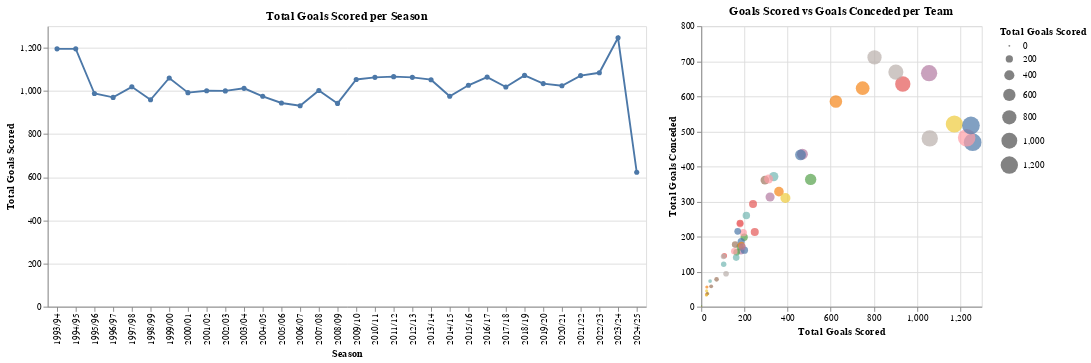

Notebook code for this chart:
### Markdown cell above
### Line Chart (Goals per Season): This chart was chosen to visualize trends in goal-scoring across seasons, helping to identify increases or declines over time.

### Scatter Plot (Goals Scored vs. Goals Conceded): A scatter plot effectively shows the relationship between goals scored and conceded, helping identify teams with strong offensive or defensive performances.

### Code cell
plot_goals_per_season() | plot_goals_scored_vs_conceded()

### Figure 1 — Vega-Lite specification as saved in the notebook (floating-point values rounded to 4 significant figures)
{"config": {"view": {"continuousWidth": 300, "continuousHeight": 300}}, "hconcat": [{"data": {"name": "data-bd4cc9590db39cf5c52c2b6abfa950e4"}, "mark": {"type": "line", "point": true}, "encoding": {"tooltip": [{"field": "Season", "type": "nominal"}, {"field": "Total Goals", "type": "quantitative"}], "x": {"field": "Season", "title": "Season", "type": "ordinal"}, "y": {"field": "Total Goals", "title": "Total Goals Scored", "type": "quantitative"}}, "name": "view_1", "title": "Total Goals Scored per Season"}, {"data": {"name": "data-ef078c6a3b55eb007ffedcbb579e4c16"}, "mark": {"type": "circle", "size": 80}, "encoding": {"color": {"field": "HomeTeam", "legend": null, "type": "nominal"}, "size": {"field": "Total Goals Scored", "type": "quantitative"}, "tooltip": [{"field": "HomeTeam", "type": "nominal"}, {"field": "Total Goals Scored", "type": "quantitative"}, {"field": "Total Goals Conceded", "type": "quantitative"}], "x": {"field": "Total Goals Scored", "title": "Total Goals Scored", "type": "quantitative"}, "y": {"field": "Total Goals Conceded", "title": "Total Goals Conceded", "type": "quantitative"}}, "name": "view_2", "title": "Goals Scored vs Goals Conceded per Team"}], "params": [{"name": "param_2", "select": {"type": "interval", "encodings": ["x", "y"]}, "bind": "scales", "views": ["view_1"]}, {"name": "param_3", "select": {"type": "interval", "encodings": ["x", "y"]}, "bind": "scales", "views": ["view_2"]}], "$schema": "https://vega.github.io/schema/vega-lite/v5.20.1.json", "datasets": {"data-bd4cc9590db39cf5c52c2b6abfa950e4": [{"Season": "2011/12", "Total Goals": 1066}, {"Season": "2021/22", "Total Goals": 1071}, {"Season": "2018/19", "Total Goals": 1072}, {"Season": "1998/99", "Total Goals": 959}, {"Season": "2017/18", "Total Goals": 1018}, {"Season": "2023/24", "Total Goals": 1246}, {"Season": "2000/01", "Total Goals": 992}, {"Season": "2009/10", "Total Goals": 1053}, {"Season": "2013/14", "Total Goals": 1052}, {"Season": "1996/97", "Total Goals": 970}, {"Season": "2002/03", "Total Goals": 1000}, {"Season": "2008/09", "Total Goals": 942}, {"Season": "2019/20", "Total Goals": 1034}, {"Season": "2006/07", "Total Goals": 931}, {"Season": "2015/16", "Total Goals": 1026}, {"Season": "2004/05", "Total Goals": 975}, {"Season": "2020/21", "Total Goals": 1024}, {"Season": "2024/25", "Total Goals": 623}, {"Season": "1994/95", "Total Goals": 1195}, {"Season": "2003/04", "Total Goals": 1012}, {"Season": "2005/06", "Total Goals": 944}, {"Season": "1993/94", "Total Goals": 1195}, {"Season": "2016/17", "Total Goals": 1064}, {"Season": "2012/13", "Total Goals": 1063}, {"Season": "1999/00", "Total Goals": 1060}, {"Season": "2014/15", "Total Goals": 975}, {"Season": "1995/96", "Total Goals": 988}, {"Season": "2007/08", "Total Goals": 1002}, {"Season": "2010/11", "Total Goals": 1063}, {"Season": "2001/02", "Total Goals": 1001}, {"Season": "1997/98", "Total Goals": 1019}, {"Season": "2022/23", "Total Goals": 1084}], "data-ef078c6a3b55eb007ffedcbb579e4c16": [{"HomeTeam": "Portsmouth", "Total Goals Scored": 184, "Total Goals Conceded": 159}, {"HomeTeam": "Hull", "Total Goals Scored": 107, "Total Goals Conceded": 145}, {"HomeTeam": "Man City", "Total Goals Scored": 1059, "Total Goals Conceded": 480}, {"HomeTeam": "Bradford", "Total Goals Scored": 46, "Total Goals Conceded": 58}, {"HomeTeam": "Blackburn", "Total Goals Scored": 507, "Total Goals Conceded": 363}, {"HomeTeam": "Ipswich", "Total Goals Scored": 104, "Total Goals Conceded": 121}, {"HomeTeam": "Swansea", "Total Goals Scored": 179, "Total Goals Conceded": 170}, {"HomeTeam": "Man United", "Total Goals Scored": 1258, "Total Goals Conceded": 469}, {"HomeTeam": "Leicester", "Total Goals Scored": 469, "Total Goals Conceded": 435}, {"HomeTeam": "Tottenham", "Total Goals Scored": 1056, "Total Goals Conceded": 666}, {"HomeTeam": "Cardiff", "Total Goals Scored": 41, "Total Goals Conceded": 73}, {"HomeTeam": "Sheffield Weds", "Total Goals Scored": 200, "Total Goals Conceded": 161}, {"HomeTeam": "Swindon", "Total Goals Scored": 25, "Total Goals Conceded": 45}, {"HomeTeam": "West Brom", "Total Goals Scored": 295, "Total Goals Conceded": 361}, {"HomeTeam": "Charlton", "Total Goals Scored": 199, "Total Goals Conceded": 198}, {"HomeTeam": "Liverpool", "Total Goals Scored": 1230, "Total Goals Conceded": 482}, {"HomeTeam": "West Ham", "Total Goals Scored": 803, "Total Goals Conceded": 711}, {"HomeTeam": "Barnsley", "Total Goals Scored": 25, "Total Goals Conceded": 35}, {"HomeTeam": "Aston Villa", "Total Goals Scored": 748, "Total Goals Conceded": 623}, {"HomeTeam": "Chelsea", "Total Goals Scored": 1173, "Total Goals Conceded": 521}, {"HomeTeam": "Nott'm Forest", "Total Goals Scored": 164, "Total Goals Conceded": 155}, {"HomeTeam": "Derby", "Total Goals Scored": 157, "Total Goals Conceded": 177}, {"HomeTeam": "Brighton & Hove Albion", "Total Goals Scored": 0, "Total Goals Conceded": 0}, {"HomeTeam": "Fulham", "Total Goals Scored": 460, "Total Goals Conceded": 433}, {"HomeTeam": "Southampton", "Total Goals Scored": 624, "Total Goals Conceded": 585}, {"HomeTeam": "Birmingham", "Total Goals Scored": 162, "Total Goals Conceded": 140}, {"HomeTeam": "Sunderland", "Total Goals Scored": 336, "Total Goals Conceded": 371}, {"HomeTeam": "Newcastle", "Total Goals Scored": 934, "Total Goals Conceded": 635}, {"HomeTeam": "Arsenal", "Total Goals Scored": 1250, "Total Goals Conceded": 517}, {"HomeTeam": "Brighton", "Total Goals Scored": 185, "Total Goals Conceded": 186}, {"HomeTeam": "Brentford", "Total Goals Scored": 115, "Total Goals Conceded": 94}, {"HomeTeam": "Reading", "Total Goals Scored": 71, "Total Goals Conceded": 78}, {"HomeTeam": "QPR", "Total Goals Scored": 153, "Total Goals Conceded": 158}, {"HomeTeam": "Ipswich Town", "Total Goals Scored": 0, "Total Goals Conceded": 2}, {"HomeTeam": "Crystal Palace", "Total Goals Scored": 312, "Total Goals Conceded": 364}, {"HomeTeam": "Bournemouth", "Total Goals Scored": 195, "Total Goals Conceded": 211}, {"HomeTeam": "Stoke", "Total Goals Scored": 248, "Total Goals Conceded": 213}, {"HomeTeam": "Huddersfield", "Total Goals Scored": 26, "Total Goals Conceded": 56}, {"HomeTeam": "Wigan", "Total Goals Scored": 169, "Total Goals Conceded": 215}, {"HomeTeam": "Wolves", "Total Goals Scored": 240, "Total Goals Conceded": 293}, {"HomeTeam": "Watford", "Total Goals Scored": 180, "Total Goals Conceded": 236}, {"HomeTeam": "Blackpool", "Total Goals Scored": 30, "Total Goals Conceded": 37}, {"HomeTeam": "Burnley", "Total Goals Scored": 180, "Total Goals Conceded": 238}, {"HomeTeam": "Bolton", "Total Goals Scored": 319, "Total Goals Conceded": 313}, {"HomeTeam": "Wimbledon", "Total Goals Scored": 186, "Total Goals Conceded": 175}, {"HomeTeam": "Luton", "Total Goals Scored": 28, "Total Goals Conceded": 37}, {"HomeTeam": "Everton", "Total Goals Scored": 902, "Total Goals Conceded": 669}, {"HomeTeam": "Oldham", "Total Goals Scored": 24, "Total Goals Conceded": 33}, {"HomeTeam": "Coventry", "Total Goals Scored": 190, "Total Goals Conceded": 171}, {"HomeTeam": "Sheffield United", "Total Goals Scored": 103, "Total Goals Conceded": 143}, {"HomeTeam": "Middlesbrough", "Total Goals Scored": 360, "Total Goals Conceded": 328}, {"HomeTeam": "Norwich", "Total Goals Scored": 209, "Total Goals Conceded": 260}, {"HomeTeam": "Leeds", "Total Goals Scored": 390, "Total Goals Conceded": 310}]}}
